Frame 1 (no input): blank canvas, image omitted
Frame 60 (the mouse pressed at the canvas centre just before this capture): blank canvas, image omitted
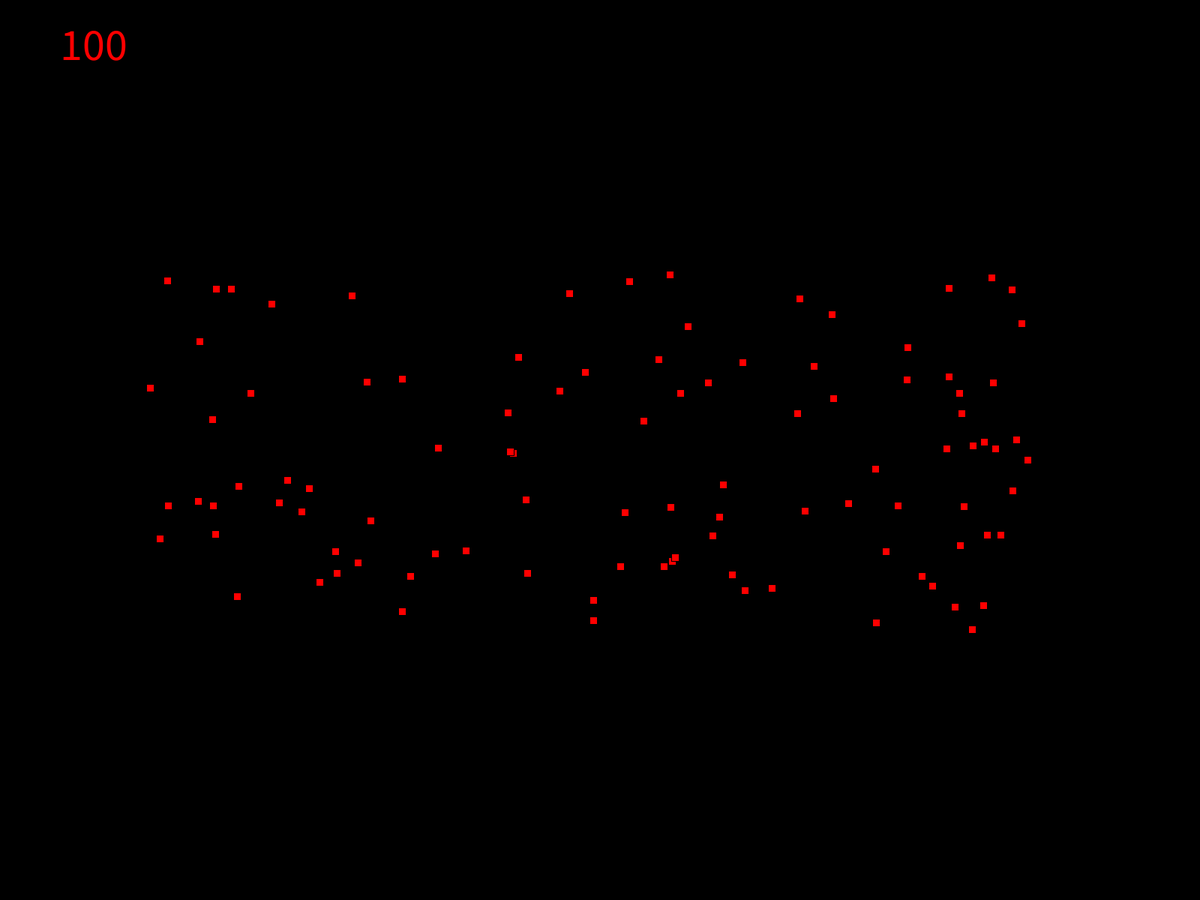
Frame 120 (the mouse held since frame 60 and released just before this capture)

The Processing sketch whose frames 1 and 60 were blank and that drew this single picture after the mouse press (run headless with seeded random() and noise(); from frame 60 on, the mouse is pressed at the canvas centre):

// Processing sketch: BlockDemo
// ── BlockDemo.pde
class Block

{
  float x;
  float y;
  int size;
  float xSpeed;
  float ySpeed;


  Block(float x, float y, float force)
  {
    this.x = x;
    this.y = y;
    size = 10;
    force = force;


    xSpeed = random(-5, 5)* force;
    ySpeed = random(-2, 2)*force;
  }
  void update()
  {
    x=x+xSpeed;
    y=y+ySpeed;
    
    if(x>width || x < 0)
    {
xSpeed = xSpeed*-1;    }
  }

  void render()
  {
    fill(255, 0, 0);
    rect(x, y, size, size);
  }
}

// ── ArrayList.pde
//Block [] blocks   <----old way of array


ArrayList<Block> blocks;


void setup()
{
  blocks = new ArrayList<Block>();
  fullScreen();
}


void mousePressed()
{
  float force = random(.5, 3);
  for(int i =0; i <100; i++)
  {
  blocks.add(new Block(mouseX, mouseY, force));
  }
}

void draw()
{
  //temp code - will change
  background(0);
  float x = random(width);
  float y = random(height);




  for (int i = 0; i < blocks.size(); i++)
  {
    //blocks[i].update();
    blocks.get(i).update();
    blocks.get(i).render();
  }
  textSize(60);
  text(blocks.size(), 80,80);
}
